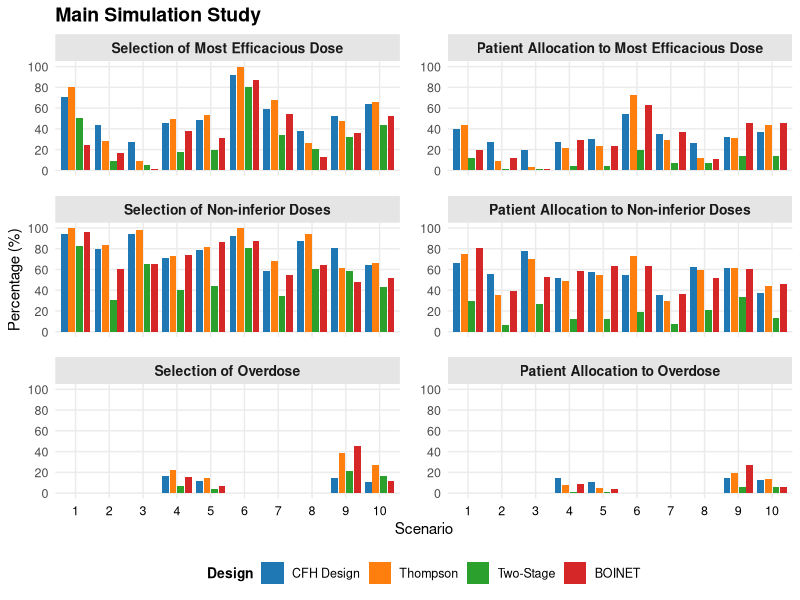
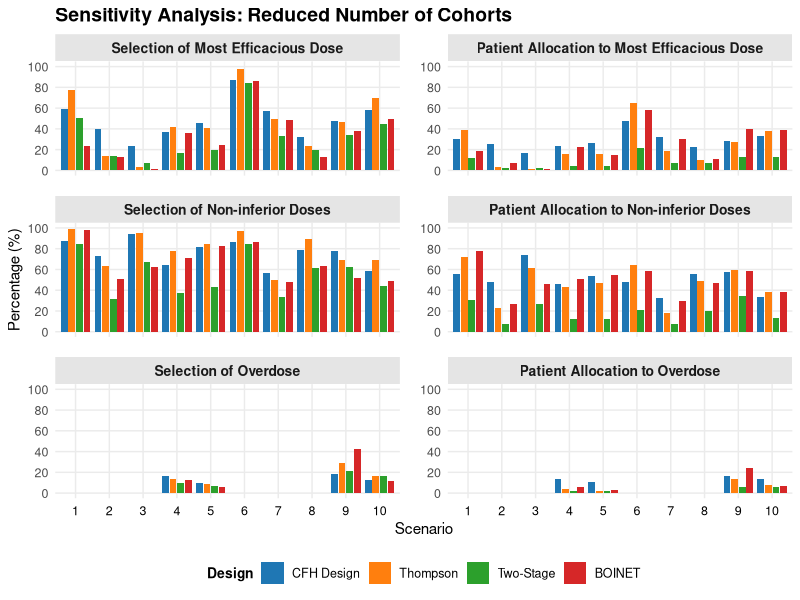
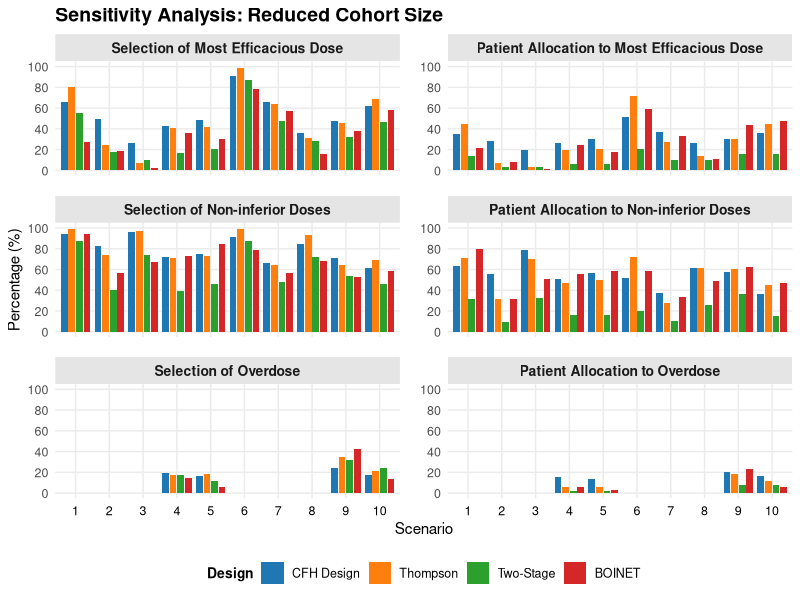
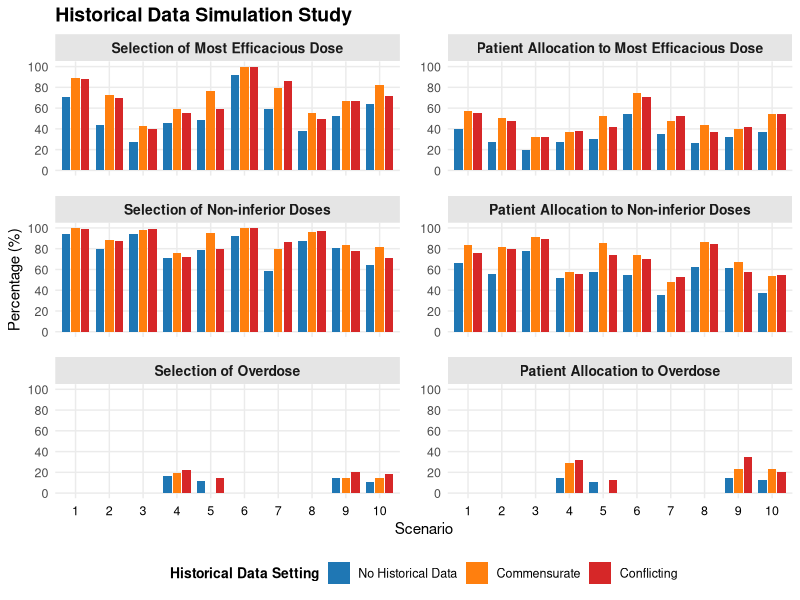

Write the R code that produced these figures, in order.
# Load required libraries
library(ggplot2)
library(dplyr)
library(tidyr)

criteria_labels <- c(
  "Selection of most efficacious dose %",
  "Patients allocation to most efficacious dose %",
  "Selection of non-inferior doses %",
  "Patients allocation to non-inferior doses %",
  "Selection of overdose %",
  "Patients allocation to overdose %"
)

# Create data for Main Simulation (Scenarios 1-5 from Table 1)
main_data_part1 <- data.frame(
  Scenario = rep(1:5, each = 6),
  Criteria = rep(criteria_labels, 5),
  CFH_Design = c(70.6, 39.5, 94.6, 66.0, 0.0, 0.0,    # Scenario 1
                 44.2, 27.3, 80.0, 55.9, 0.0, 0.0,    # Scenario 2
                 27.2, 19.7, 94.4, 77.6, 0.0, 0.0,    # Scenario 3
                 45.4, 27.7, 70.6, 51.9, 16.2, 14.3,  # Scenario 4
                 48.8, 30.6, 78.8, 57.8, 11.4, 11.1), # Scenario 5
  Thompson = c(80.2, 43.9, 99.6, 74.8, 0.0, 0.0,      # Scenario 1
               28.6, 8.8, 83.2, 35.3, 0.0, 0.0,       # Scenario 2
               9.4, 3.0, 98.0, 69.8, 0.0, 0.0,        # Scenario 3
               49.2, 21.8, 73.2, 48.8, 22.4, 7.7,     # Scenario 4
               53.2, 23.7, 81.8, 54.8, 15.0, 5.2),    # Scenario 5
  TwoStage = c(50.8, 12.4, 82.6, 30.1, 0.0, 0.0,      # Scenario 1
               9.4, 1.7, 30.6, 6.5, 0.0, 0.0,         # Scenario 2
               5.0, 1.7, 65.2, 26.8, 0.0, 0.0,        # Scenario 3
               18.0, 4.6, 40.4, 12.6, 6.4, 1.2,       # Scenario 4
               19.6, 4.6, 43.6, 12.6, 4.4, 1.2),      # Scenario 5
  BOINET = c(24.8, 20.0, 96.2, 80.2, 0.0, 0.0,        # Scenario 1
             17.2, 12.1, 60.0, 39.5, 0.0, 0.0,        # Scenario 2
             1.2, 1.7, 65.2, 53.1, 0.0, 0.0,          # Scenario 3
             38.4, 29.0, 73.6, 58.6, 15.6, 9.0,       # Scenario 4
             31.2, 23.4, 86.4, 63.5, 6.4, 3.9)        # Scenario 5
)

# Create data for Main Simulation (Scenarios 6-10 from Table 1 continued)
main_data_part2 <- data.frame(
  Scenario = rep(6:10, each = 6),
  Criteria = rep(criteria_labels, 5),
  CFH_Design = c(92.0, 54.5, 92.0, 54.5, 0.0, 0.0,    # Scenario 6
                 58.8, 35.5, 58.8, 35.5, 0.0, 0.0,    # Scenario 7
                 38.2, 26.7, 87.8, 62.4, 0.0, 0.0,    # Scenario 8
                 52.4, 31.8, 80.2, 61.0, 15.0, 14.9,  # Scenario 9
                 64.4, 37.1, 64.4, 37.1, 11.0, 13.0), # Scenario 10
  Thompson = c(99.6, 72.6, 99.6, 72.6, 0.0, 0.0,      # Scenario 6
               68.0, 29.3, 68.0, 29.3, 0.0, 0.0,      # Scenario 7
               26.6, 12.2, 94.2, 59.1, 0.0, 0.0,      # Scenario 8
               47.2, 30.9, 61.2, 61.2, 38.2, 19.6,    # Scenario 9
               66.2, 43.7, 66.2, 43.7, 26.8, 13.8),   # Scenario 10
  TwoStage = c(80.6, 19.5, 80.6, 19.5, 0.0, 0.0,      # Scenario 6
               34.4, 7.2, 34.4, 7.2, 0.0, 0.0,        # Scenario 7
               20.4, 7.2, 60.6, 20.8, 0.0, 0.0,       # Scenario 8
               32.4, 13.6, 58.8, 33.7, 21.6, 5.5,     # Scenario 9
               43.4, 13.6, 43.4, 13.6, 16.8, 5.5),    # Scenario 10
  BOINET = c(87.2, 63.2, 87.2, 63.2, 0.0, 0.0,        # Scenario 6
             54.4, 36.8, 54.4, 36.8, 0.0, 0.0,        # Scenario 7
             12.6, 10.5, 64.6, 51.7, 0.0, 0.0,        # Scenario 8
             36.4, 45.2, 47.8, 60.5, 45.4, 27.2,      # Scenario 9
             52.2, 45.6, 52.2, 45.6, 11.8, 5.9)       # Scenario 10
)

main_data <- bind_rows(main_data_part1, main_data_part2)

# Create data for Sensitivity Analysis 1 (Reduced number of cohorts to 15; Scenarios 1-5 from Table 2)
sensitivity1_part1 <- data.frame(
  Scenario = rep(1:5, each = 6),
  Criteria = rep(criteria_labels, 5),
  CFH_Design = c(58.8, 30.2, 87.0, 56.1, 0.0, 0.0,    # Scenario 1
                 39.4, 25.1, 72.8, 48.2, 0.0, 0.0,    # Scenario 2
                 23.8, 16.7, 94.2, 74.0, 0.0, 0.0,    # Scenario 3
                 36.6, 23.1, 64.4, 45.6, 16.6, 13.7,  # Scenario 4
                 45.4, 26.1, 81.4, 53.7, 9.8, 10.5),  # Scenario 5
  Thompson = c(77.2, 39.1, 99.4, 72.1, 0.0, 0.0,      # Scenario 1
               14.2, 3.5, 63.0, 23.3, 0.0, 0.0,       # Scenario 2
               2.8, 1.0, 95.6, 61.8, 0.0, 0.0,        # Scenario 3
               41.4, 16.2, 78.0, 43.3, 13.6, 4.0,     # Scenario 4
               41.0, 16.2, 85.0, 46.7, 8.8, 2.5),     # Scenario 5
  TwoStage = c(50.6, 11.5, 84.2, 30.3, 0.0, 0.0,      # Scenario 1
               13.8, 2.6, 31.4, 7.2, 0.0, 0.0,        # Scenario 2
               7.2, 2.6, 66.8, 26.7, 0.0, 0.0,        # Scenario 3
               17.0, 4.6, 37.4, 12.5, 9.8, 2.1,       # Scenario 4
               19.2, 4.6, 43.0, 12.5, 7.2, 2.1),      # Scenario 5
  BOINET = c(23.6, 18.5, 97.6, 77.5, 0.0, 0.0,        # Scenario 1
             13.0, 6.8, 50.8, 26.9, 0.0, 0.0,         # Scenario 2
             1.0, 1.0, 62.0, 45.9, 0.0, 0.0,          # Scenario 3
             35.8, 22.4, 71.2, 50.6, 12.2, 6.2,       # Scenario 4
             24.6, 14.8, 82.4, 54.5, 5.6, 2.7)        # Scenario 5
)

# Create data for Sensitivity Analysis 1 (Scenarios 6-10 from Table 2 continued)
sensitivity1_part2 <- data.frame(
  Scenario = rep(6:10, each = 6),
  Criteria = rep(criteria_labels, 5),
  CFH_Design = c(86.6, 48.0, 86.6, 48.0, 0.0, 0.0,    # Scenario 6
                 57.0, 32.6, 57.0, 32.6, 0.0, 0.0,    # Scenario 7
                 32.4, 22.8, 78.8, 55.2, 0.0, 0.0,    # Scenario 8
                 47.2, 28.5, 77.4, 57.9, 18.0, 16.0,  # Scenario 9
                 58.2, 33.4, 58.2, 33.4, 12.4, 13.4), # Scenario 10
  Thompson = c(97.4, 64.5, 97.4, 64.5, 0.0, 0.0,      # Scenario 6
               49.4, 18.3, 49.4, 18.3, 0.0, 0.0,      # Scenario 7
               23.2, 9.9, 89.0, 48.8, 0.0, 0.0,       # Scenario 8
               47.0, 27.7, 68.8, 59.6, 28.8, 14.0,    # Scenario 9
               69.4, 38.2, 69.4, 38.2, 16.0, 7.7),    # Scenario 10
  TwoStage = c(84.4, 21.2, 84.4, 21.2, 0.0, 0.0,      # Scenario 6
               33.2, 7.0, 33.2, 7.0, 0.0, 0.0,        # Scenario 7
               20.0, 7.0, 61.6, 19.9, 0.0, 0.0,       # Scenario 8
               34.0, 12.9, 62.4, 34.1, 21.0, 5.6,     # Scenario 9
               44.4, 12.9, 44.4, 12.9, 16.4, 5.6),    # Scenario 10
  BOINET = c(86.2, 58.6, 86.2, 58.6, 0.0, 0.0,        # Scenario 6
             48.2, 29.8, 48.2, 29.8, 0.0, 0.0,        # Scenario 7
             13.0, 11.0, 63.8, 46.8, 0.0, 0.0,        # Scenario 8
             38.4, 39.5, 51.4, 58.8, 42.6, 24.5,      # Scenario 9
             49.2, 38.7, 49.2, 38.7, 11.8, 7.3)       # Scenario 10
)

sensitivity1_data <- bind_rows(sensitivity1_part1, sensitivity1_part2)

# Create data for Sensitivity Analysis 2 (Reduced cohort size from 4 to 3; Scenarios 1-5 from Table 3)
sensitivity2_part1 <- data.frame(
  Scenario = rep(1:5, each = 6),
  Criteria = rep(criteria_labels, 5),
  CFH_Design = c(65.6, 35.4, 94.6, 63.1, 0.0, 0.0,    # Scenario 1
                 49.4, 28.4, 82.6, 55.7, 0.0, 0.0,    # Scenario 2
                 26.8, 19.2, 96.4, 78.8, 0.0, 0.0,    # Scenario 3
                 42.8, 26.2, 71.8, 51.0, 19.4, 15.9,  # Scenario 4
                 49.0, 30.3, 75.0, 56.2, 16.4, 13.9), # Scenario 5
  Thompson = c(80.8, 44.4, 98.6, 71.0, 0.0, 0.0,      # Scenario 1
               24.4, 7.4, 73.8, 31.3, 0.0, 0.0,       # Scenario 2
               7.2, 2.8, 96.8, 70.3, 0.0, 0.0,        # Scenario 3
               40.8, 19.9, 71.4, 46.7, 17.0, 6.0,     # Scenario 4
               42.2, 20.5, 73.0, 50.2, 18.4, 5.9),    # Scenario 5
  TwoStage = c(55.2, 13.7, 87.2, 31.3, 0.0, 0.0,      # Scenario 1
               17.8, 2.8, 40.4, 9.1, 0.0, 0.0,        # Scenario 2
               10.4, 2.8, 74.4, 32.6, 0.0, 0.0,       # Scenario 3
               16.6, 6.2, 39.0, 15.8, 17.4, 2.3,      # Scenario 4
               21.0, 6.2, 46.4, 15.8, 11.6, 2.3),     # Scenario 5
  BOINET = c(27.6, 21.4, 94.2, 79.4, 0.0, 0.0,        # Scenario 1
             18.4, 8.2, 57.0, 31.2, 0.0, 0.0,         # Scenario 2
             2.0, 1.0, 67.2, 50.6, 0.0, 0.0,          # Scenario 3
             36.4, 24.3, 73.2, 55.3, 14.6, 6.0,       # Scenario 4
             29.8, 17.8, 85.0, 58.3, 5.8, 2.7)        # Scenario 5
)

# Create data for Sensitivity Analysis 2 (Scenarios 6-10 from Table 3 continued)
sensitivity2_part2 <- data.frame(
  Scenario = rep(6:10, each = 6),
  Criteria = rep(criteria_labels, 5),
  CFH_Design = c(91.2, 51.3, 91.2, 51.3, 0.0, 0.0,    # Scenario 6
                 66.0, 37.1, 66.0, 37.1, 0.0, 0.0,    # Scenario 7
                 35.8, 26.8, 84.4, 61.3, 0.0, 0.0,    # Scenario 8
                 48.0, 30.2, 70.8, 57.2, 23.8, 20.2,  # Scenario 9
                 61.8, 36.1, 61.8, 36.1, 17.0, 16.7), # Scenario 10
  Thompson = c(99.0, 71.7, 99.0, 71.7, 0.0, 0.0,      # Scenario 6
               64.4, 27.7, 64.4, 27.7, 0.0, 0.0,      # Scenario 7
               31.4, 14.3, 92.8, 61.0, 0.0, 0.0,      # Scenario 8
               46.0, 30.6, 64.0, 60.6, 34.6, 18.6,    # Scenario 9
               68.8, 44.8, 68.8, 44.8, 21.6, 12.1),   # Scenario 10
  TwoStage = c(87.4, 20.2, 87.4, 20.2, 0.0, 0.0,      # Scenario 6
               48.0, 9.9, 48.0, 9.9, 0.0, 0.0,        # Scenario 7
               28.6, 9.9, 71.8, 25.4, 0.0, 0.0,       # Scenario 8
               32.0, 15.5, 53.6, 36.3, 31.6, 8.2,     # Scenario 9
               46.2, 15.5, 46.2, 15.5, 23.8, 8.2),    # Scenario 10
  BOINET = c(78.6, 58.7, 78.6, 58.7, 0.0, 0.0,        # Scenario 6
             57.0, 33.6, 57.0, 33.6, 0.0, 0.0,        # Scenario 7
             15.4, 10.8, 68.2, 48.6, 0.0, 0.0,        # Scenario 8
             37.6, 43.6, 52.8, 62.0, 42.8, 23.7,      # Scenario 9
             58.2, 47.3, 58.2, 47.3, 13.2, 5.4)       # Scenario 10
)

sensitivity2_data <- bind_rows(sensitivity2_part1, sensitivity2_part2)

# Function to create sensitivity analysis plots with scenario numbers in ALL facets
create_sensitivity_plot <- function(data, title) {
  
  # Reshape data for ggplot - INCLUDING BOINET
  data_long <- data %>%
    pivot_longer(cols = c(CFH_Design, Thompson, TwoStage, BOINET),
                 names_to = "Design",
                 values_to = "Percentage")
  
  # Clean up design names
  data_long$Design <- gsub("_", " ", data_long$Design)
  data_long$Design <- ifelse(data_long$Design == "TwoStage", "Two-Stage", data_long$Design)
  data_long$Design <- factor(data_long$Design, 
                             levels = c("CFH Design", "Thompson", "Two-Stage", "BOINET"))
  # Create grouping variables
  data_long <- data_long %>%
    mutate(
      Dose_Type = case_when(
        grepl("most efficacious", Criteria) ~ "Most Efficacious",
        grepl("non-inferior", Criteria) ~ "Non-inferior",
        grepl("overdose", Criteria) ~ "Overdose"
      ),
      Metric_Type = ifelse(grepl("Selection", Criteria), "Selection", "Allocation"),
      Facet_Group = paste(Dose_Type, "-", Metric_Type)
    )
  
  # Create factor for facet order
  facet_order <- c(
    "Most Efficacious - Selection",
    "Most Efficacious - Allocation",
    "Non-inferior - Selection", 
    "Non-inferior - Allocation",
    "Overdose - Selection",
    "Overdose - Allocation"
  )
  
  data_long$Facet_Group <- factor(data_long$Facet_Group, levels = facet_order)
  
  # Create facet labels
  facet_labels <- c(
    "Most Efficacious - Selection" = "Selection of Most Efficacious Dose",
    "Most Efficacious - Allocation" = "Patient Allocation to Most Efficacious Dose",
    "Non-inferior - Selection" = "Selection of Non-inferior Doses",
    "Non-inferior - Allocation" = "Patient Allocation to Non-inferior Doses",
    "Overdose - Selection" = "Selection of Overdose",
    "Overdose - Allocation" = "Patient Allocation to Overdose"
  )
  
  # Create the plot
  p <- ggplot(data_long, aes(x = factor(Scenario), y = Percentage, fill = Design)) +
    geom_bar(stat = "identity", position = position_dodge(width = 0.9), width = 0.8) +
    facet_wrap(~ Facet_Group, ncol = 2, scales = "free_y",
               labeller = labeller(Facet_Group = facet_labels)) +
    scale_fill_manual(values = c("CFH Design" = "#1f77b4", 
                                 "Thompson" = "#ff7f0e", 
                                 "Two-Stage" = "#2ca02c",
                                 "BOINET" = "#d62728")) +
    labs(title = title,
         x = "Scenario",
         y = "Percentage (%)",
         fill = "Design") +
    theme_minimal() +
    theme(
      plot.title = element_text(size = 14, face = "bold"),
      axis.title = element_text(size = 11),
      axis.text = element_text(size = 9),
      axis.text.x = element_text(angle = 0, hjust = 0.5, size = 9, color = "black"),
      strip.placement = "outside",
      strip.text = element_text(size = 10, face = "bold"),
      strip.background = element_rect(fill = "gray90", color = NA),
      panel.spacing = unit(1, "lines"),
      panel.grid.minor = element_blank(),
      legend.position = "bottom",
      legend.title = element_text(size = 10, face = "bold"),
      legend.text = element_text(size = 9),
      panel.background = element_rect(fill = "white", color = NA)
    ) +
    scale_y_continuous(limits = c(0, 100), breaks = seq(0, 100, 20)) +
    scale_x_discrete(labels = c("1", "2", "3", "4", "5", "6", "7", "8", "9", "10"))
  
  return(p)
}

# Create all plots
plot_main <- create_sensitivity_plot(main_data, title = "Main Simulation Study")
plot_sensitivity1 <- create_sensitivity_plot(sensitivity1_data, title = "Sensitivity Analysis: Reduced Number of Cohorts")
plot_sensitivity2 <- create_sensitivity_plot(sensitivity2_data, title = "Sensitivity Analysis: Reduced Cohort Size")

# Display the plots
print(plot_main)
print(plot_sensitivity1)
print(plot_sensitivity2)

# historical data
historical_data_part1 <- data.frame(
  Scenario = rep(1:5, each = 6),
  Criteria = rep(c("Selection of most efficacious dose %",
                   "Patient allocation to most efficacious dose %",
                   "Selection of non-inferior doses %",
                   "Patient allocation to non-inferior doses %",
                   "Selection of overdose %",
                   "Patient allocation to overdose %"), 5),
  No_Historical_Data = c(70.6, 39.5, 94.6, 66.0, 0.0, 0.0,      # Scenario 1
                         44.2, 27.3, 80.0, 55.9, 0.0, 0.0,      # Scenario 2
                         27.2, 19.7, 94.4, 77.6, 0.0, 0.0,      # Scenario 3
                         45.4, 27.7, 70.6, 51.9, 16.2, 14.3,    # Scenario 4
                         48.8, 30.6, 78.8, 57.8, 11.4, 11.1),   # Scenario 5
  Commensurate = c(89.2, 57.4, 99.6, 84.0, 0.0, 0.0,            # Scenario 1
                   72.6, 50.1, 88.4, 82.0, 0.0, 0.0,            # Scenario 2
                   42.6, 32.4, 98.0, 91.1, 0.0, 0.0,            # Scenario 3
                   59.0, 37.3, 75.6, 57.2, 19.6, 29.3,          # Scenario 4
                   76.4, 52.7, 94.8, 85.3, 0.0, 0.0),           # Scenario 5
  Conflicting = c(88.2, 55.5, 99.0, 75.4, 0.0, 0.0,             # Scenario 1
                  69.8, 48.0, 87.8, 79.3, 0.0, 0.0,               # Scenario 2
                  39.4, 32.4, 98.6, 89.6, 0.0, 0.0,             # Scenario 3
                  55.2, 37.6, 71.8, 55.3, 22.4, 32.2,           # Scenario 4
                  59.2, 41.5, 79.4, 73.6, 14.6, 12.7)           # Scenario 5
)

# Create data for historical-data comparison (Scenarios 6-10 from Historical2)
historical_data_part2 <- data.frame(
  Scenario = rep(6:10, each = 6),
  Criteria = rep(c("Selection of most efficacious dose %",
                   "Patient allocation to most efficacious dose %",
                   "Selection of non-inferior doses %",
                   "Patient allocation to non-inferior doses %",
                   "Selection of overdose %",
                   "Patient allocation to overdose %"), 5),
  No_Historical_Data = c(92.0, 54.5, 92.0, 54.5, 0.0, 0.0,      # Scenario 6
                         58.8, 35.5, 58.8, 35.5, 0.0, 0.0,      # Scenario 7
                         38.2, 26.7, 87.8, 62.4, 0.0, 0.0,      # Scenario 8
                         52.4, 31.8, 80.2, 61.0, 15.0, 14.9,    # Scenario 9
                         64.4, 37.1, 64.4, 37.1, 11.0, 13.0),   # Scenario 10
  Commensurate = c(99.8, 74.3, 99.8, 74.3, 0.0, 0.0,            # Scenario 6
                   79.4, 47.9, 79.4, 47.9, 0.0, 0.0,            # Scenario 7
                   55.4, 44.0, 96.4, 86.3, 0.0, 0.0,            # Scenario 8
                   66.6, 40.0, 83.8, 67.3, 14.6, 23.3,          # Scenario 9
                   82.0, 54.0, 82.0, 54.0, 14.6, 23.0),         # Scenario 10
  Conflicting = c(100.0, 70.3, 100.0, 70.3, 0.0, 0.0,           # Scenario 6
                  86.2, 52.7, 86.2, 52.7, 0.0, 0.0,             # Scenario 7
                  49.6, 37.3, 96.6, 84.9, 0.0, 0.0,             # Scenario 8
                  66.8, 41.4, 77.8, 57.9, 20.2, 34.6,           # Scenario 9
                  71.4, 54.5, 71.4, 54.5, 18.8, 20.1)           # Scenario 10
)

# Combine historical-data comparison data
historical_data <- bind_rows(historical_data_part1, historical_data_part2)

# Function to create the historical-data comparison plot
create_historical_plot <- function(data, title) {
  
  data_long <- data %>%
    pivot_longer(cols = c(No_Historical_Data, Commensurate, Conflicting),
                 names_to = "Historical_Setting",
                 values_to = "Percentage") %>%
    mutate(
      Historical_Setting = recode(Historical_Setting,
                                  "No_Historical_Data" = "No Historical Data",
                                  "Commensurate" = "Commensurate",
                                  "Conflicting" = "Conflicting"),
      Historical_Setting = factor(Historical_Setting,
                                  levels = c("No Historical Data",
                                             "Commensurate",
                                             "Conflicting")),
      Dose_Type = case_when(
        grepl("most efficacious", Criteria) ~ "Most Efficacious",
        grepl("non-inferior", Criteria) ~ "Non-inferior",
        grepl("overdose", Criteria) ~ "Overdose"
      ),
      Metric_Type = ifelse(grepl("Selection", Criteria), "Selection", "Allocation"),
      Facet_Group = paste(Dose_Type, "-", Metric_Type)
    )
  
  facet_order <- c(
    "Most Efficacious - Selection",
    "Most Efficacious - Allocation",
    "Non-inferior - Selection",
    "Non-inferior - Allocation",
    "Overdose - Selection",
    "Overdose - Allocation"
  )
  
  facet_labels <- c(
    "Most Efficacious - Selection" = "Selection of Most Efficacious Dose",
    "Most Efficacious - Allocation" = "Patient Allocation to Most Efficacious Dose",
    "Non-inferior - Selection" = "Selection of Non-inferior Doses",
    "Non-inferior - Allocation" = "Patient Allocation to Non-inferior Doses",
    "Overdose - Selection" = "Selection of Overdose",
    "Overdose - Allocation" = "Patient Allocation to Overdose"
  )
  
  data_long$Facet_Group <- factor(data_long$Facet_Group, levels = facet_order)
  
  ggplot(data_long, aes(x = factor(Scenario), y = Percentage, fill = Historical_Setting)) +
    geom_bar(stat = "identity", position = position_dodge(width = 0.85), width = 0.75) +
    facet_wrap(~ Facet_Group, ncol = 2, scales = "free_y",
               labeller = labeller(Facet_Group = facet_labels)) +
    scale_fill_manual(values = c("No Historical Data" = "#1f77b4",
                                 "Commensurate" = "#ff7f0e",
                                 "Conflicting" = "#d62728")) +
    labs(title = title,
         x = "Scenario",
         y = "Percentage (%)",
         fill = "Historical Data Setting") +
    theme_minimal() +
    theme(
      plot.title = element_text(size = 14, face = "bold"),
      axis.title = element_text(size = 11),
      axis.text = element_text(size = 9),
      axis.text.x = element_text(angle = 0, hjust = 0.5, size = 9, color = "black"),
      strip.placement = "outside",
      strip.text = element_text(size = 10, face = "bold"),
      strip.background = element_rect(fill = "gray90", color = NA),
      panel.spacing = grid::unit(1, "lines"),
      panel.grid.minor = element_blank(),
      legend.position = "bottom",
      legend.title = element_text(size = 10, face = "bold"),
      legend.text = element_text(size = 9),
      panel.background = element_rect(fill = "white", color = NA)
    ) +
    scale_y_continuous(limits = c(0, 100), breaks = seq(0, 100, 20)) +
    scale_x_discrete(labels = as.character(1:10))
}

# Create and display the plot
plot_historical <- create_historical_plot(
  historical_data,
  title = "Historical Data Simulation Study"
)

print(plot_historical)
